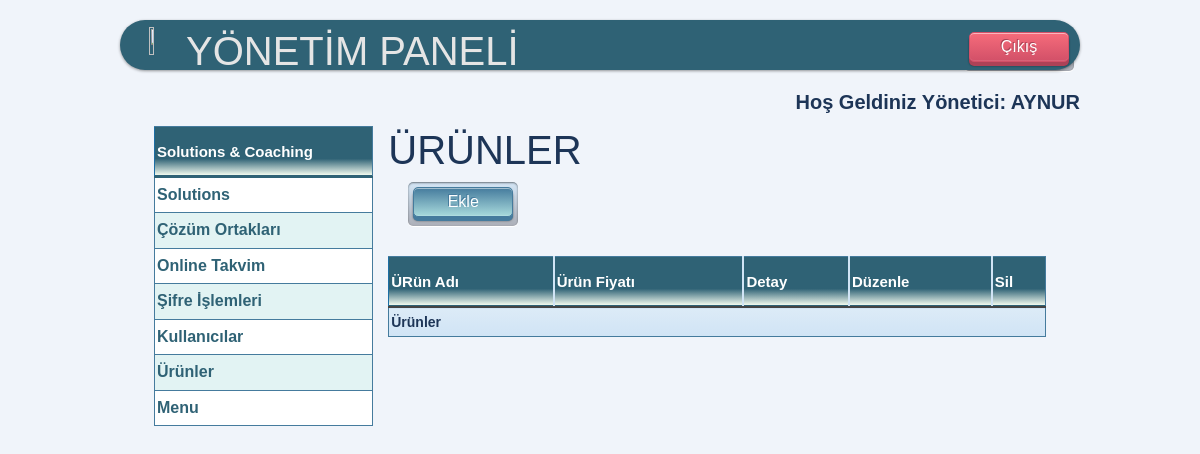
Before: /yonetim/urun/ (signed in) with the older database file.
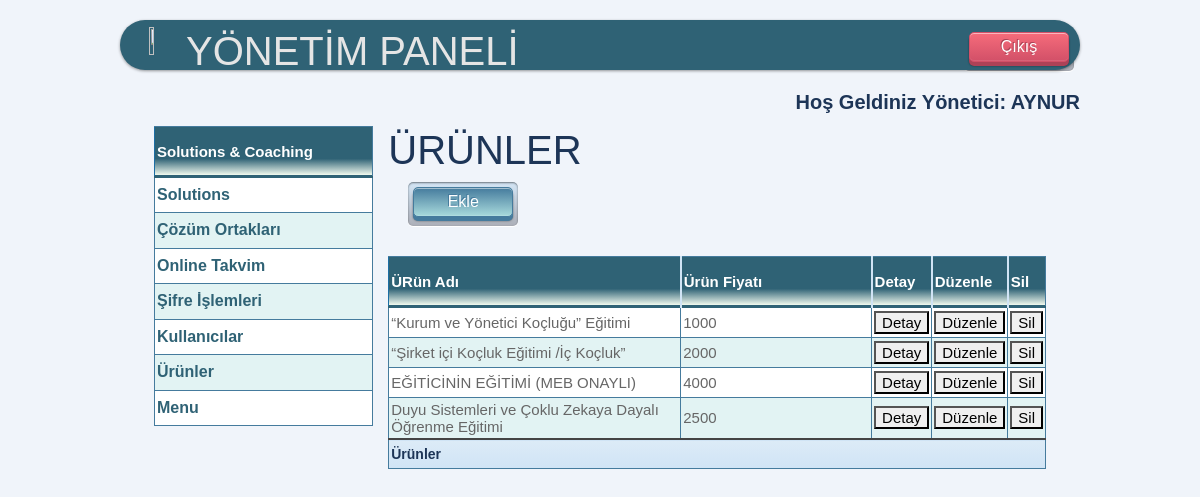
After: the same page with the newer database file.
### mysite/models.py (models this page shows)
class Urun(models.Model):
    id=models.IntegerField(primary_key=True)
    urunadi=models.CharField(max_length=100, verbose_name='Ürün Adı')
    urunfiyat=models.CharField(max_length=100, verbose_name='Ürün Fiyatı')
    aciklama=RichTextField(verbose_name="Tanıtım", null=True, blank=True)
    img = models.ImageField(blank=True, null=True, )

### mysite/views.py (the view)
# urls.py: path('yonetim/urun/', views.urun_liste),
@login_required(login_url=settings.LOGIN_URL)
def urun_liste(request):
    urun = Urun.objects.all()
    context = {'urun': urun}
    return render(request, 'yonetim/urun/liste.html', context)

### mysite/templates/yonetim/urun/liste.html (shortened to what this page needs)
{% extends "yonetim/base.html" %}
{% block baslik %}ÜRÜNLER{% endblock %}
{% block content %}
<div class="sol">
    {% if request.user.is_superuser %}
        <button type="button" onclick="btn_git()" class="push_button blue">Ekle</button>
    {% else %}
        <p></p>
    {% endif %}
</div>
<div>
</div>
<table class="blueTable" style="margin-top: 50px;">
    <thead>
    <tr>
        <th>ÜRün Adı</th>
        <th>Ürün Fiyatı</th>
        <th>Detay</th>
        <th>Düzenle</th>
        <th>Sil</th>
    </tr>
    </thead>
    <tfoot>
    <td colspan="5" style="height:30px; color:#1D3557">Ürünler</td>
    </tfoot>
    <tbody>
    <tr>
        {% for urun in urun %}
        <td>{{urun.urunadi}}</td>
        <td>{{urun.urunfiyat}}</td>
        <td>
            <a href="/yonetim/urun/detay/{{ urun.id }}"><button>Detay</button></a>
        </td>
        <td>
            <a href="/yonetim/urun/duzenle/{{ urun.id }}"><button>Düzenle</button></a>
        </td>
         {% if request.user.is_superuser %}
        <td>
            <a href="/yonetim/urun/sil/{{ urun.id }}"><button>Sil</button></a>
        </td>
        {% else %}
        <td>
            <a href="/yonetim/urun/sil/{{ urun.id }}" ><button disabled="disabled">Sil</button></a>
        </td>
        {% endif %}
    </tr>
    {% endfor %}
    </tbody>
</table>
{% endblock %}

Changed rows visible on the page:
added Urun: urunadi "“Kurum ve Yönetici Koçluğu” Eğitimi", urunfiyat "1000"
added Urun: urunadi "“Şirket içi Koçluk Eğitimi /İç Koçluk”", urunfiyat "2000"
added Urun: urunadi "EĞİTİCİNİN EĞİTİMİ (MEB ONAYLI)", urunfiyat "4000"
added Urun: urunadi "Duyu Sistemleri ve Çoklu Zekaya Dayalı Öğrenme Eğitimi", urunfiyat "2500"
